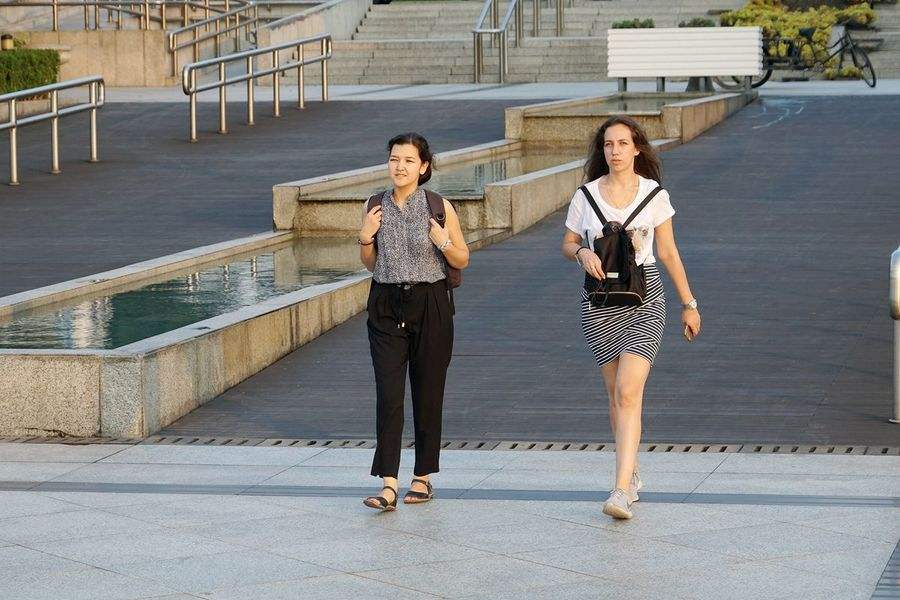
#> input picture image/timg2.jpg, 900 x 600 px
$ python image_test.py
#> lines starting #> are read from the running program, lines starting #| are printed output that depends on the picture
import numpy as np
import cv2 as cv
from matplotlib import pyplot as plt

# [30 lines left out: functions object_tracking, show_image, not called in this run]


# 如何获得某个颜色的HSV值（如绿色）
def get_color_HSV(color):
    hsv_color = cv.cvtColor(color, cv.COLOR_BGR2HSV)
    print(hsv_color)


# 缩放
# [69 lines left out: functions scaling_image, translation, rotation, affine_transformation, perspective_transformation, not called in this run]
    # cv.imshow('dst', dst)
    # cv.waitKey(0)
    # cv.destroyAllWindows()


# 边缘检测
def edge_detection():
    img = cv.imread('image/timg2.jpg', 0)
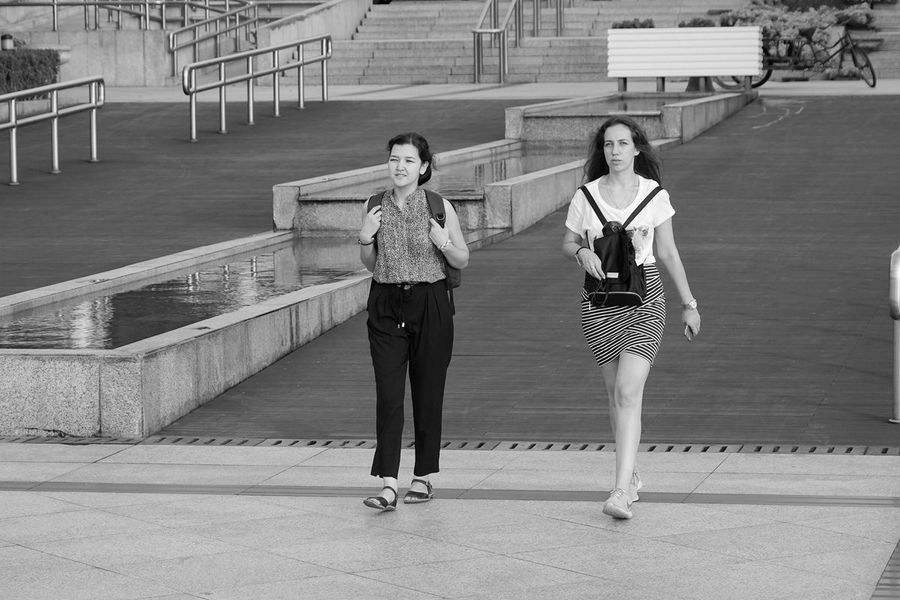
#> img: shape (600, 900); min 0, max 255, mean 129.3
    # edges = cv.Canny(img, 100, 200)
    edges = cv.Canny(img, 100, 150)
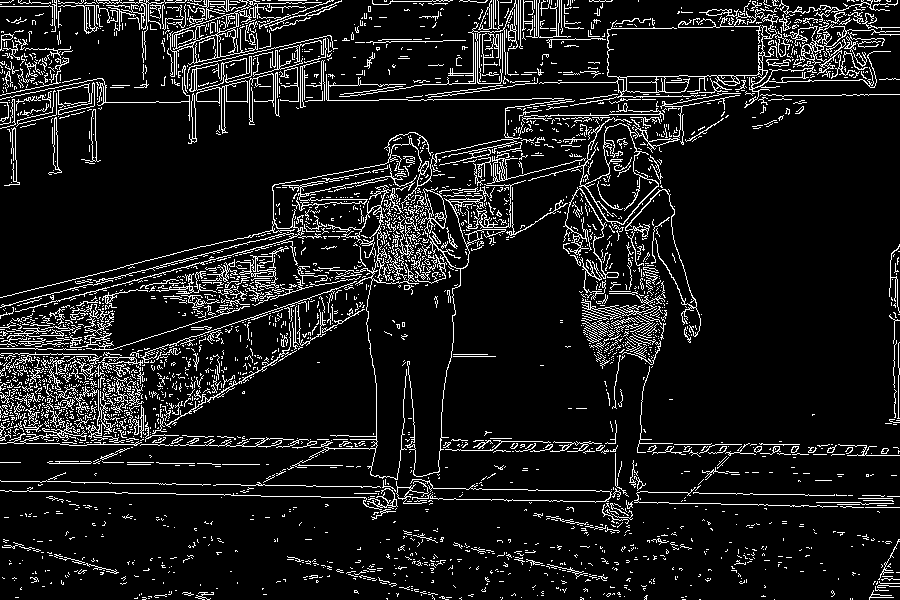
#> edges: shape (600, 900); 10% white in thin lines or dots
    plt.subplot(121), plt.imshow(img, cmap='gray')
    plt.title('Original Image'), plt.xticks([]), plt.yticks([])
    plt.subplot(122), plt.imshow(edges, cmap='gray')
    plt.title('Edge Image'), plt.xticks([]), plt.yticks([])
    plt.show()
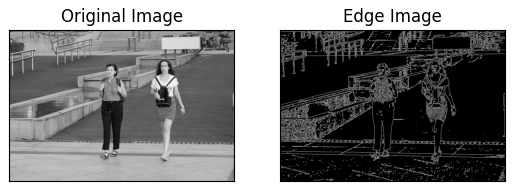
#> figure drawn by matplotlib, 2 panels


if __name__ == '__main__':
    # [25 lines of commented-out code are left out]
    edge_detection()
